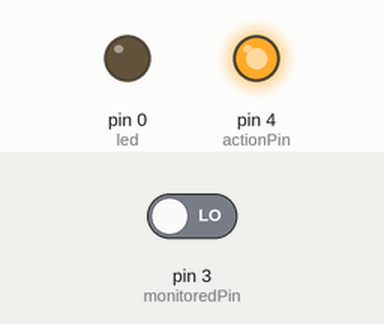
Simulated run of this sketch. Board: Arduino Uno, built with avr-gcc and run on an emulated ATmega328P. Shown: output pins drawn as LEDs (lit = HIGH). The inputs (shaded band) are chosen by the test bench; at power-on: pin 3 (monitoredPin) LOW.

Above: at 1.2 s.
1.3 s: pin 3 (monitoredPin) driven HIGH
At 2.2 s:
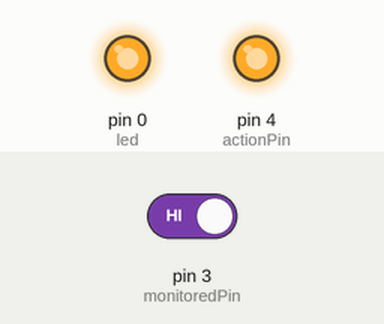
2.8 s: pin 3 (monitoredPin) driven LOW
At 3.4 s:
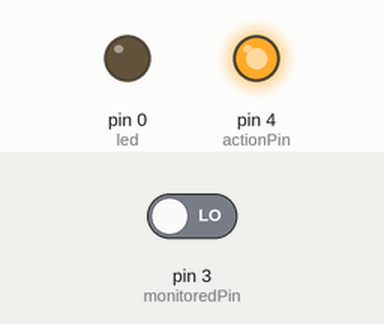
Timing chart, 0 to 5.8 s (numbered marks = the images above; inputs shaded):
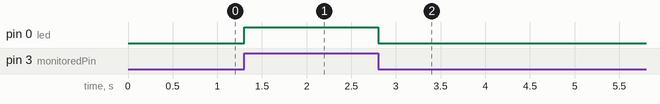

The sketch:

IP_CALL_RELAY_MONITOR.ino
```cpp
// Pin yang akan dipantau
// const int monitoredPin = 5; // Pin yang akan membaca sinyal
// const int actionPin = 4;  // Pin aksi (misalnya LED)
const int monitoredPin = 3; // Pin yang akan membaca sinyal
const int actionPin = 4;  // Pin aksi (misalnya LED)
const int led = 0;

// Variabel untuk menyimpan status terakhir
int lastState = LOW;

int counter = 0;

void setup() {
  pinMode(monitoredPin, INPUT);  // Atur pin sebagai input
  pinMode(actionPin, OUTPUT);   // Atur pin aksi sebagai output
  pinMode(led, OUTPUT);   // Atur pin aksi sebagai output
  // digitalWrite(actionPin, LOW); // Pastikan aksi dalam kondisi mati awalnya

  // delay(2000);

  lastState = digitalRead(monitoredPin); // Baca status awal
  digitalWrite(actionPin, HIGH);
}

void loop() {
  int currentState = digitalRead(monitoredPin); // Baca status pin

  // Jika ada perubahan status
  if (currentState != lastState) {
    lastState = currentState;
    counter = 0;
    digitalWrite(led, lastState);
  }

  if(counter >= 1800) {
    performAction();
    counter = 0;
  }

  counter++;
  delay(100);
}

void performAction() {
  // Aksi yang dilakukan jika tidak ada perubahan
  digitalWrite(actionPin, LOW);  // Nyalakan LED sebagai tanda
  delay(3000);                    // Tunda 3 detik
  digitalWrite(actionPin, HIGH);   // Matikan LED
}
```

Measured:
- after the input at 1.3 s, pin 0 (led): LOW → HIGH at once
- after the input at 2.8 s, pin 0 (led): HIGH → LOW at once
